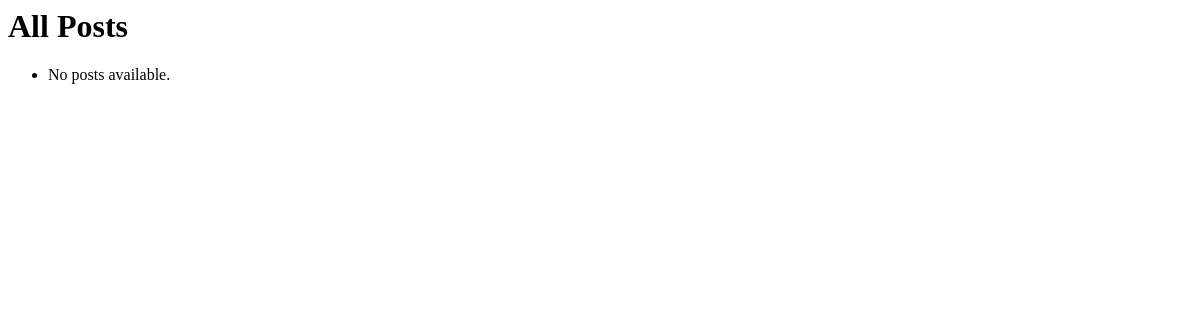
The app's page /posts/, older data.
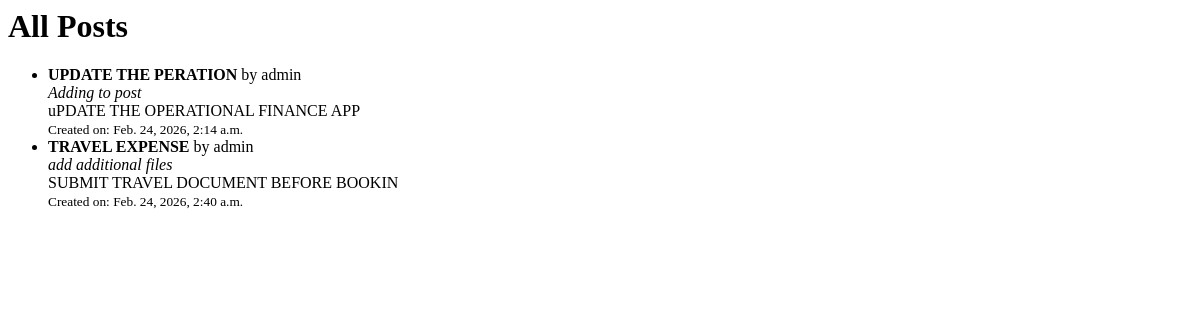
The same page, newer data.
### posts/models.py (models this page shows, shortened)
class Post(models.Model):
	title = models.CharField(max_length=128)
	subtitle = models.CharField(max_length=256)
	body = models.TextField()
	created_on = models.DateTimeField(auto_now_add=True)
	author = models.ForeignKey(
		get_user_model(),
		on_delete=models.CASCADE
	)
	status = models.ForeignKey(
		Status,
		on_delete=models.SET_NULL,
		null=True,
		blank=True,
		related_name='posts'
	)

### posts/views.py (the view)
# urls.py: path('', PostListView.as_view(), name='post_list'),
class PostListView(ListView):
	model = Post
	template_name = 'posts/list.html'
	context_object_name = 'posts'

### templates/posts/list.html
<h1>All Posts</h1>
<ul>
	{% for post in posts %}
		<li>
			<strong>{{ post.title }}</strong> by {{ post.author }}<br>
			<em>{{ post.subtitle }}</em><br>
			{{ post.body|truncatewords:20 }}<br>
			<small>Created on: {{ post.created_on }}</small>
		</li>
	{% empty %}
		<li>No posts available.</li>
	{% endfor %}
</ul>

Row changes from the older to the newer data that the page shows:
added Post: title "UPDATE THE PERATION", author "admin", subtitle "Adding to post", body "uPDATE THE OPERATIONAL FINANCE APP", created_on "Feb. 24, 2026, 2:14 a.m."
added Post: title "TRAVEL EXPENSE", author "admin", subtitle "add additional files", body "SUBMIT TRAVEL DOCUMENT BEFORE BOOKIN", created_on "Feb. 24, 2026, 2:40 a.m."
Text that changed along with them:
text no longer shown: "No posts available."
